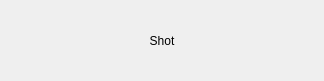
<?xml version="1.0" encoding="UTF-8"?>
<ui version="4.0">
 <class>ShotWidget</class>
 <widget class="QWidget" name="ShotWidget">
  <property name="geometry">
   <rect>
    <x>0</x>
    <y>0</y>
    <width>324</width>
    <height>81</height>
   </rect>
  </property>
  <property name="windowTitle">
   <string>Form</string>
  </property>
  <layout class="QVBoxLayout" name="verticalLayout">
   <property name="spacing">
    <number>0</number>
   </property>
   <property name="leftMargin">
    <number>0</number>
   </property>
   <property name="topMargin">
    <number>0</number>
   </property>
   <property name="rightMargin">
    <number>0</number>
   </property>
   <property name="bottomMargin">
    <number>0</number>
   </property>
   <item>
    <widget class="QLabel" name="nameLabel">
     <property name="text">
      <string>Shot</string>
     </property>
     <property name="alignment">
      <set>Qt::AlignCenter</set>
     </property>
    </widget>
   </item>
  </layout>
 </widget>
 <resources/>
 <connections/>
</ui>
